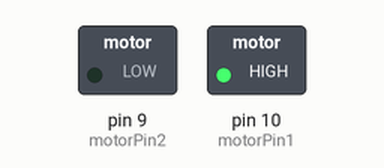
Simulated run of this sketch. Board: Arduino Uno, built with avr-gcc and run on an emulated ATmega328P. Parts: switched loads named in the sketch (green lamp = pin HIGH).

Above: at 0.1 s.
Timing chart, 0 to 1.6 s (numbered marks = the images above):
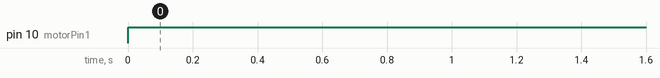

The sketch:

code_5.ino
```cpp
int motorPin1=10;
int motorPin2=9;
void setup() {
  // put your setup code here, to run once:
pinMode(motorPin1,OUTPUT);
pinMode(motorPin2,OUTPUT);
}

void loop() {
  // put your main code here, to run repeatedly:
digitalWrite(motorPin1,HIGH);
digitalWrite(motorPin2,LOW);
}
```

Measured:
- by itself, pin 10 (motorPin1): LOW → HIGH at 0.00 s
